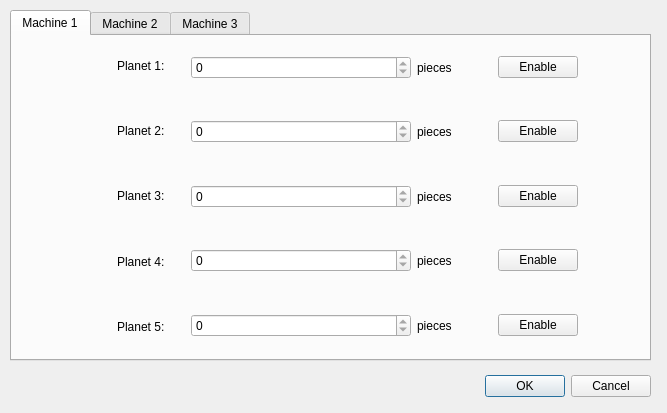
<?xml version="1.0" encoding="UTF-8"?>
<ui version="4.0">
 <class>Dialog</class>
 <widget class="QDialog" name="Dialog">
  <property name="geometry">
   <rect>
    <x>0</x>
    <y>0</y>
    <width>667</width>
    <height>413</height>
   </rect>
  </property>
  <property name="minimumSize">
   <size>
    <width>667</width>
    <height>413</height>
   </size>
  </property>
  <property name="windowTitle">
   <string>Dialog</string>
  </property>
  <widget class="QDialogButtonBox" name="buttonBox">
   <property name="geometry">
    <rect>
     <x>310</x>
     <y>370</y>
     <width>341</width>
     <height>32</height>
    </rect>
   </property>
   <property name="orientation">
    <enum>Qt::Horizontal</enum>
   </property>
   <property name="standardButtons">
    <set>QDialogButtonBox::Cancel|QDialogButtonBox::Ok</set>
   </property>
  </widget>
  <widget class="QTabWidget" name="tabWidget">
   <property name="geometry">
    <rect>
     <x>10</x>
     <y>10</y>
     <width>641</width>
     <height>351</height>
    </rect>
   </property>
   <property name="currentIndex">
    <number>0</number>
   </property>
   <widget class="QWidget" name="machine1">
    <attribute name="title">
     <string>Machine 1</string>
    </attribute>
    <widget class="QWidget" name="">
     <property name="geometry">
      <rect>
       <x>0</x>
       <y>0</y>
       <width>631</width>
       <height>321</height>
      </rect>
     </property>
     <layout class="QHBoxLayout" name="horizontalLayout_12">
      <item>
       <spacer name="horizontalSpacer_12">
        <property name="orientation">
         <enum>Qt::Horizontal</enum>
        </property>
        <property name="sizeHint" stdset="0">
         <size>
          <width>40</width>
          <height>20</height>
         </size>
        </property>
       </spacer>
      </item>
      <item>
       <layout class="QVBoxLayout" name="verticalLayout_3">
        <item>
         <spacer name="verticalSpacer_9">
          <property name="orientation">
           <enum>Qt::Vertical</enum>
          </property>
          <property name="sizeType">
           <enum>QSizePolicy::Fixed</enum>
          </property>
          <property name="sizeHint" stdset="0">
           <size>
            <width>20</width>
            <height>20</height>
           </size>
          </property>
         </spacer>
        </item>
        <item>
         <layout class="QHBoxLayout" name="horizontalLayout_11">
          <item>
           <layout class="QVBoxLayout" name="verticalLayout">
            <item>
             <layout class="QHBoxLayout" name="horizontalLayout">
              <item>
               <spacer name="horizontalSpacer">
                <property name="orientation">
                 <enum>Qt::Horizontal</enum>
                </property>
                <property name="sizeHint" stdset="0">
                 <size>
                  <width>40</width>
                  <height>20</height>
                 </size>
                </property>
               </spacer>
              </item>
              <item>
               <widget class="QLabel" name="label">
                <property name="text">
                 <string>Planet 1:</string>
                </property>
               </widget>
              </item>
             </layout>
            </item>
            <item>
             <spacer name="verticalSpacer">
              <property name="orientation">
               <enum>Qt::Vertical</enum>
              </property>
              <property name="sizeHint" stdset="0">
               <size>
                <width>20</width>
                <height>40</height>
               </size>
              </property>
             </spacer>
            </item>
            <item>
             <layout class="QHBoxLayout" name="horizontalLayout_2">
              <item>
               <spacer name="horizontalSpacer_2">
                <property name="orientation">
                 <enum>Qt::Horizontal</enum>
                </property>
                <property name="sizeHint" stdset="0">
                 <size>
                  <width>40</width>
                  <height>20</height>
                 </size>
                </property>
               </spacer>
              </item>
              <item>
               <widget class="QLabel" name="label_2">
                <property name="text">
                 <string>Planet 2:</string>
                </property>
               </widget>
              </item>
             </layout>
            </item>
            <item>
             <spacer name="verticalSpacer_2">
              <property name="orientation">
               <enum>Qt::Vertical</enum>
              </property>
              <property name="sizeHint" stdset="0">
               <size>
                <width>20</width>
                <height>40</height>
               </size>
              </property>
             </spacer>
            </item>
            <item>
             <layout class="QHBoxLayout" name="horizontalLayout_3">
              <item>
               <spacer name="horizontalSpacer_3">
                <property name="orientation">
                 <enum>Qt::Horizontal</enum>
                </property>
                <property name="sizeHint" stdset="0">
                 <size>
                  <width>40</width>
                  <height>20</height>
                 </size>
                </property>
               </spacer>
              </item>
              <item>
               <widget class="QLabel" name="label_3">
                <property name="text">
                 <string>Planet 3:</string>
                </property>
               </widget>
              </item>
             </layout>
            </item>
            <item>
             <spacer name="verticalSpacer_3">
              <property name="orientation">
               <enum>Qt::Vertical</enum>
              </property>
              <property name="sizeHint" stdset="0">
               <size>
                <width>20</width>
                <height>40</height>
               </size>
              </property>
             </spacer>
            </item>
            <item>
             <layout class="QHBoxLayout" name="horizontalLayout_4">
              <item>
               <spacer name="horizontalSpacer_4">
                <property name="orientation">
                 <enum>Qt::Horizontal</enum>
                </property>
                <property name="sizeHint" stdset="0">
                 <size>
                  <width>40</width>
                  <height>20</height>
                 </size>
                </property>
               </spacer>
              </item>
              <item>
               <widget class="QLabel" name="label_4">
                <property name="text">
                 <string>Planet 4:</string>
                </property>
               </widget>
              </item>
             </layout>
            </item>
            <item>
             <spacer name="verticalSpacer_4">
              <property name="orientation">
               <enum>Qt::Vertical</enum>
              </property>
              <property name="sizeHint" stdset="0">
               <size>
                <width>20</width>
                <height>40</height>
               </size>
              </property>
             </spacer>
            </item>
            <item>
             <layout class="QHBoxLayout" name="horizontalLayout_5">
              <item>
               <spacer name="horizontalSpacer_5">
                <property name="orientation">
                 <enum>Qt::Horizontal</enum>
                </property>
                <property name="sizeHint" stdset="0">
                 <size>
                  <width>40</width>
                  <height>20</height>
                 </size>
                </property>
               </spacer>
              </item>
              <item>
               <widget class="QLabel" name="label_5">
                <property name="text">
                 <string>Planet 5:</string>
                </property>
               </widget>
              </item>
             </layout>
            </item>
           </layout>
          </item>
          <item>
           <spacer name="horizontalSpacer_11">
            <property name="orientation">
             <enum>Qt::Horizontal</enum>
            </property>
            <property name="sizeType">
             <enum>QSizePolicy::Fixed</enum>
            </property>
            <property name="sizeHint" stdset="0">
             <size>
              <width>20</width>
              <height>20</height>
             </size>
            </property>
           </spacer>
          </item>
          <item>
           <layout class="QVBoxLayout" name="verticalLayout_2">
            <item>
             <layout class="QHBoxLayout" name="horizontalLayout_10">
              <item>
               <widget class="QSpinBox" name="planet1Num">
                <property name="enabled">
                 <bool>true</bool>
                </property>
                <property name="minimumSize">
                 <size>
                  <width>220</width>
                  <height>0</height>
                 </size>
                </property>
                <property name="readOnly">
                 <bool>true</bool>
                </property>
               </widget>
              </item>
              <item>
               <widget class="QLabel" name="label_6">
                <property name="text">
                 <string>pieces</string>
                </property>
               </widget>
              </item>
              <item>
               <spacer name="horizontalSpacer_6">
                <property name="orientation">
                 <enum>Qt::Horizontal</enum>
                </property>
                <property name="sizeHint" stdset="0">
                 <size>
                  <width>40</width>
                  <height>20</height>
                 </size>
                </property>
               </spacer>
              </item>
              <item>
               <widget class="QPushButton" name="planet1Enable">
                <property name="text">
                 <string>Enable</string>
                </property>
                <property name="checkable">
                 <bool>true</bool>
                </property>
               </widget>
              </item>
             </layout>
            </item>
            <item>
             <spacer name="verticalSpacer_8">
              <property name="orientation">
               <enum>Qt::Vertical</enum>
              </property>
              <property name="sizeHint" stdset="0">
               <size>
                <width>20</width>
                <height>40</height>
               </size>
              </property>
             </spacer>
            </item>
            <item>
             <layout class="QHBoxLayout" name="horizontalLayout_9">
              <item>
               <widget class="QSpinBox" name="planet2Num">
                <property name="enabled">
                 <bool>true</bool>
                </property>
                <property name="minimumSize">
                 <size>
                  <width>220</width>
                  <height>0</height>
                 </size>
                </property>
                <property name="readOnly">
                 <bool>true</bool>
                </property>
               </widget>
              </item>
              <item>
               <widget class="QLabel" name="label_7">
                <property name="text">
                 <string>pieces</string>
                </property>
               </widget>
              </item>
              <item>
               <spacer name="horizontalSpacer_7">
                <property name="orientation">
                 <enum>Qt::Horizontal</enum>
                </property>
                <property name="sizeHint" stdset="0">
                 <size>
                  <width>40</width>
                  <height>20</height>
                 </size>
                </property>
               </spacer>
              </item>
              <item>
               <widget class="QPushButton" name="planet2Enable">
                <property name="text">
                 <string>Enable</string>
                </property>
                <property name="checkable">
                 <bool>true</bool>
                </property>
               </widget>
              </item>
             </layout>
            </item>
            <item>
             <spacer name="verticalSpacer_7">
              <property name="orientation">
               <enum>Qt::Vertical</enum>
              </property>
              <property name="sizeHint" stdset="0">
               <size>
                <width>20</width>
                <height>40</height>
               </size>
              </property>
             </spacer>
            </item>
            <item>
             <layout class="QHBoxLayout" name="horizontalLayout_8">
              <item>
               <widget class="QSpinBox" name="planet3Num">
                <property name="enabled">
                 <bool>true</bool>
                </property>
                <property name="minimumSize">
                 <size>
                  <width>220</width>
                  <height>0</height>
                 </size>
                </property>
                <property name="readOnly">
                 <bool>true</bool>
                </property>
               </widget>
              </item>
              <item>
               <widget class="QLabel" name="label_8">
                <property name="text">
                 <string>pieces</string>
                </property>
               </widget>
              </item>
              <item>
               <spacer name="horizontalSpacer_8">
                <property name="orientation">
                 <enum>Qt::Horizontal</enum>
                </property>
                <property name="sizeHint" stdset="0">
                 <size>
                  <width>40</width>
                  <height>20</height>
                 </size>
                </property>
               </spacer>
              </item>
              <item>
               <widget class="QPushButton" name="planet3Enable">
                <property name="text">
                 <string>Enable</string>
                </property>
                <property name="checkable">
                 <bool>true</bool>
                </property>
               </widget>
              </item>
             </layout>
            </item>
            <item>
             <spacer name="verticalSpacer_6">
              <property name="orientation">
               <enum>Qt::Vertical</enum>
              </property>
              <property name="sizeHint" stdset="0">
               <size>
                <width>20</width>
                <height>40</height>
               </size>
              </property>
             </spacer>
            </item>
            <item>
             <layout class="QHBoxLayout" name="horizontalLayout_7">
              <item>
               <widget class="QSpinBox" name="planet4Num">
                <property name="enabled">
                 <bool>true</bool>
                </property>
                <property name="minimumSize">
                 <size>
                  <width>220</width>
                  <height>0</height>
                 </size>
                </property>
                <property name="readOnly">
                 <bool>true</bool>
                </property>
               </widget>
              </item>
              <item>
               <widget class="QLabel" name="label_9">
                <property name="text">
                 <string>pieces</string>
                </property>
               </widget>
              </item>
              <item>
               <spacer name="horizontalSpacer_9">
                <property name="orientation">
                 <enum>Qt::Horizontal</enum>
                </property>
                <property name="sizeHint" stdset="0">
                 <size>
                  <width>40</width>
                  <height>20</height>
                 </size>
                </property>
               </spacer>
              </item>
              <item>
               <widget class="QPushButton" name="planet4Enable">
                <property name="text">
                 <string>Enable</string>
                </property>
                <property name="checkable">
                 <bool>true</bool>
                </property>
               </widget>
              </item>
             </layout>
            </item>
            <item>
             <spacer name="verticalSpacer_5">
              <property name="orientation">
               <enum>Qt::Vertical</enum>
              </property>
              <property name="sizeHint" stdset="0">
               <size>
                <width>20</width>
                <height>40</height>
               </size>
              </property>
             </spacer>
            </item>
            <item>
             <layout class="QHBoxLayout" name="horizontalLayout_6">
              <item>
               <widget class="QSpinBox" name="planet5Num">
                <property name="enabled">
                 <bool>true</bool>
                </property>
                <property name="minimumSize">
                 <size>
                  <width>220</width>
                  <height>0</height>
                 </size>
                </property>
                <property name="readOnly">
                 <bool>true</bool>
                </property>
               </widget>
              </item>
              <item>
               <widget class="QLabel" name="label_10">
                <property name="text">
                 <string>pieces</string>
                </property>
               </widget>
              </item>
              <item>
               <spacer name="horizontalSpacer_10">
                <property name="orientation">
                 <enum>Qt::Horizontal</enum>
                </property>
                <property name="sizeHint" stdset="0">
                 <size>
                  <width>40</width>
                  <height>20</height>
                 </size>
                </property>
               </spacer>
              </item>
              <item>
               <widget class="QPushButton" name="planet5Enable">
                <property name="text">
                 <string>Enable</string>
                </property>
                <property name="checkable">
                 <bool>true</bool>
                </property>
               </widget>
              </item>
             </layout>
            </item>
           </layout>
          </item>
         </layout>
        </item>
        <item>
         <spacer name="verticalSpacer_10">
          <property name="orientation">
           <enum>Qt::Vertical</enum>
          </property>
          <property name="sizeType">
           <enum>QSizePolicy::Fixed</enum>
          </property>
          <property name="sizeHint" stdset="0">
           <size>
            <width>20</width>
            <height>20</height>
           </size>
          </property>
         </spacer>
        </item>
       </layout>
      </item>
      <item>
       <spacer name="horizontalSpacer_13">
        <property name="orientation">
         <enum>Qt::Horizontal</enum>
        </property>
        <property name="sizeHint" stdset="0">
         <size>
          <width>40</width>
          <height>20</height>
         </size>
        </property>
       </spacer>
      </item>
     </layout>
    </widget>
   </widget>
   <widget class="QWidget" name="machine2">
    <attribute name="title">
     <string>Machine 2</string>
    </attribute>
   </widget>
   <widget class="QWidget" name="machine3">
    <property name="accessibleName">
     <string/>
    </property>
    <attribute name="title">
     <string>Machine 3</string>
    </attribute>
   </widget>
  </widget>
 </widget>
 <resources/>
 <connections>
  <connection>
   <sender>buttonBox</sender>
   <signal>accepted()</signal>
   <receiver>Dialog</receiver>
   <slot>accept()</slot>
   <hints>
    <hint type="sourcelabel">
     <x>248</x>
     <y>254</y>
    </hint>
    <hint type="destinationlabel">
     <x>157</x>
     <y>274</y>
    </hint>
   </hints>
  </connection>
  <connection>
   <sender>buttonBox</sender>
   <signal>rejected()</signal>
   <receiver>Dialog</receiver>
   <slot>reject()</slot>
   <hints>
    <hint type="sourcelabel">
     <x>316</x>
     <y>260</y>
    </hint>
    <hint type="destinationlabel">
     <x>286</x>
     <y>274</y>
    </hint>
   </hints>
  </connection>
 </connections>
</ui>
